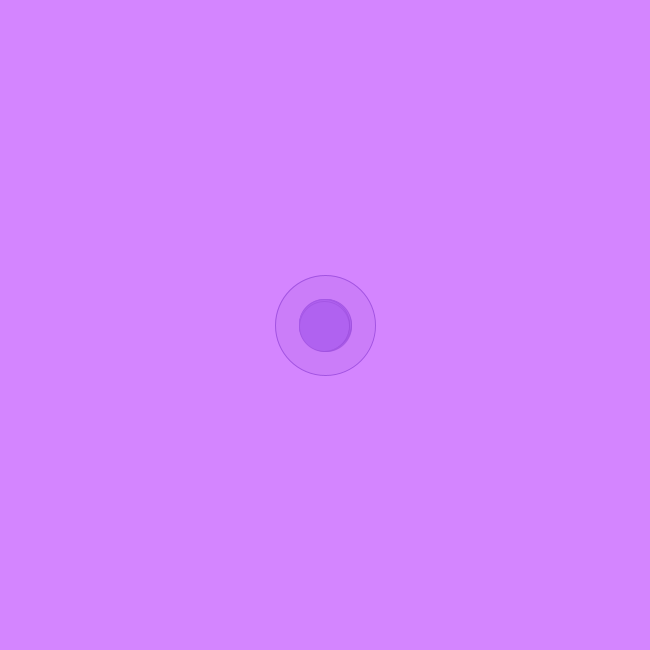
Frame 1 (no input)
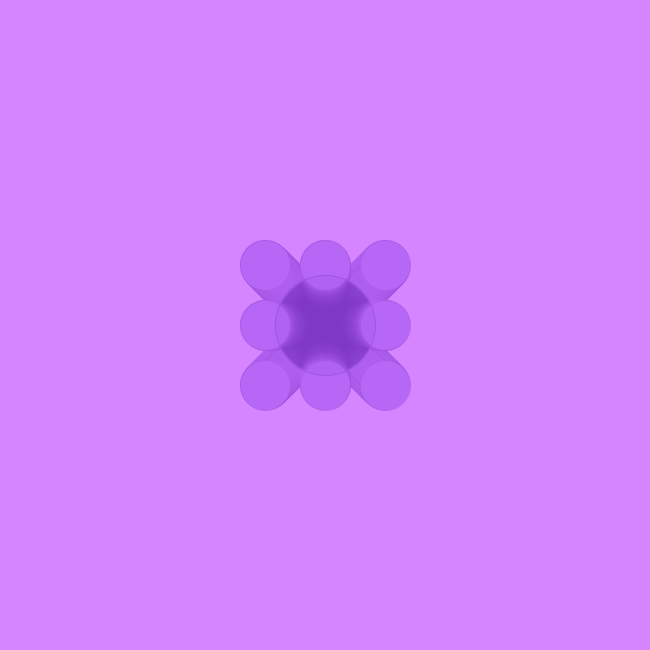
Frame 60 (the mouse pressed at the canvas centre just before this capture)
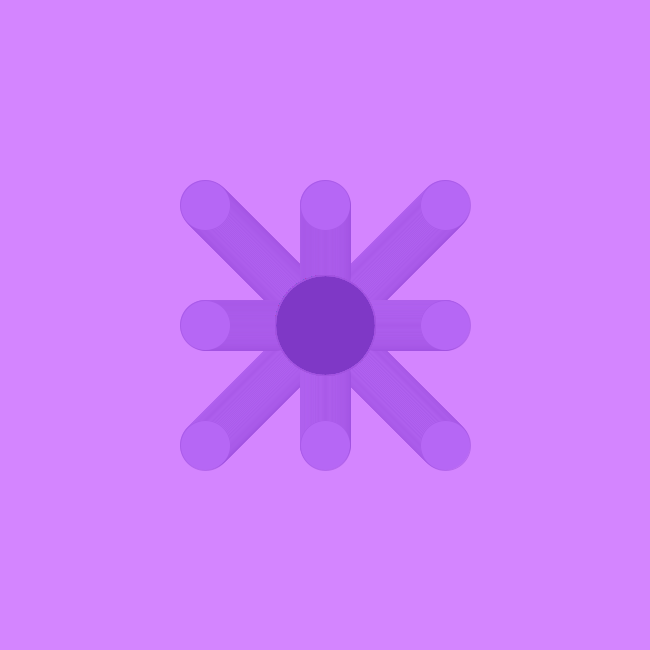
Frame 120 (the mouse held since frame 60 and released just before this capture)

The Processing sketch that drew these frames (run headless with seeded random() and noise(); from frame 60 on, the mouse is pressed at the canvas centre):

// Processing sketch: expanding_circle_things_colors
// ── expanding_circle_things_colors.pde
int d = 325;
int u = 325;
int l = 325;
int r = 325;

int x = 50;

float r1 = random(x,255);
float g1 = random(x,255);
float b1 = random(x,255);

float r2 = r1 - 20;
float g2 = g1 - 20;
float b2 = b1 - 20;

void setup(){
  size(650,650);
  background(r1+30,g1+30,b1+30);
  frameRate(150);
}

void draw(){
 r = r + 1;
 d = d + 1;
 u = u - 1;
 l = l - 1;
 
 if (r > 700) {

  r1 = random(x,255);
  g1 = random(x,255);
  b1 = random(x,255);

  d = 325;
  u = 325;
  l = 325;
  r = 325;
  
  background(r1+40,g1+40,b1+40);
 }
 
 float r2 = r1 - 20;
 float g2 = g1 - 20;
 float b2 = b1 - 20;
 
  stroke(r2,g2,b2,155);
  strokeWeight(1);
  fill(r1,g1,b1);
  ellipse(r,325,50,50);
  ellipse(325,d,50,50);
  ellipse(r,d,50,50);
  ellipse(325,u,50,50);
  ellipse(r,u,50,50);
  ellipse(l,325,50,50);
  ellipse(l,u,50,50);
  ellipse(l,d,50,50);
  stroke(r2,g2,b2);
  fill(r1-55,g1-55,b1-55,25);
  ellipse(height/2,width/2,100,100);
}
